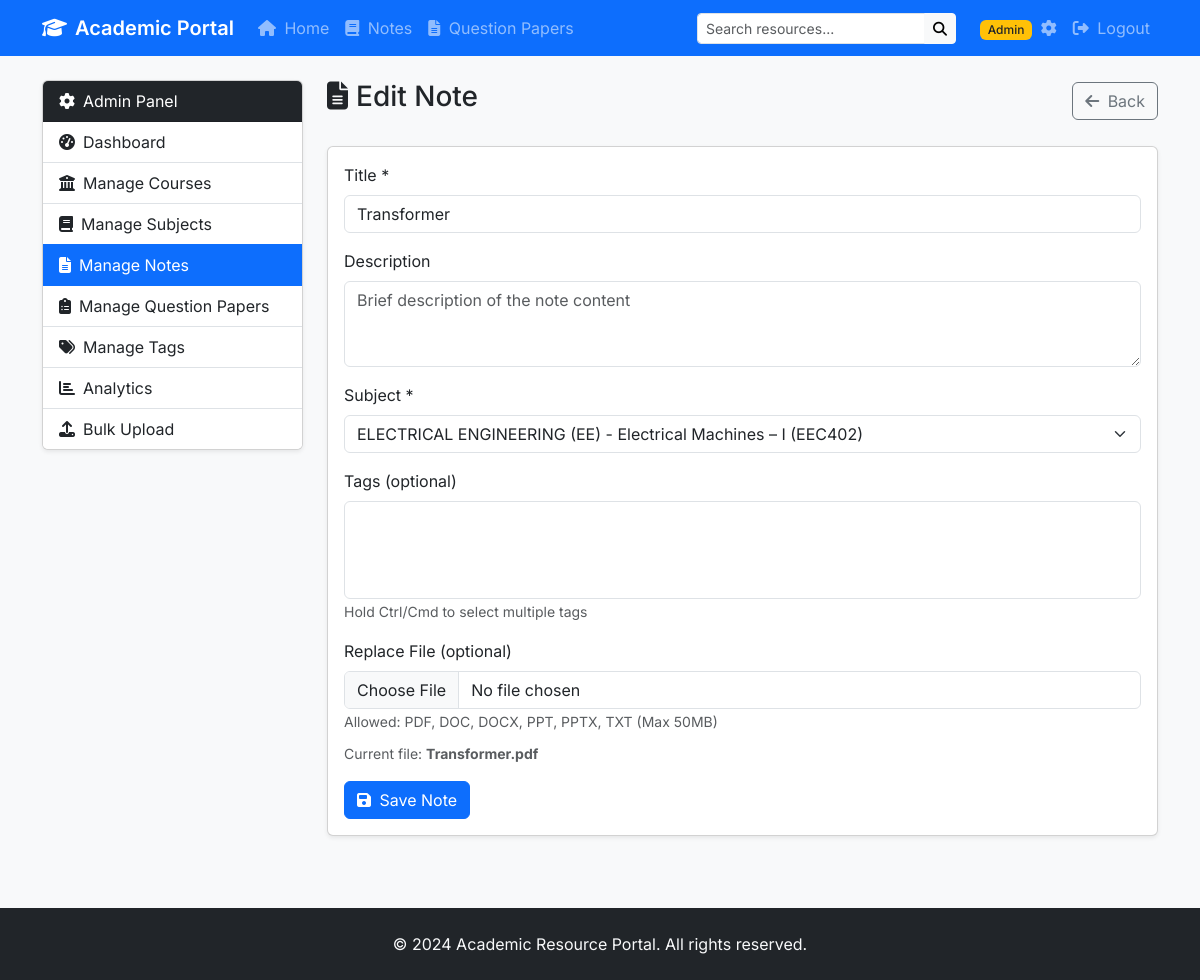
/admin/notes/edit/10 (signed in), run on the app's committed database.
### models.py (models this page shows, shortened)
class Note(db.Model):
    id = db.Column(db.Integer, primary_key=True)
    title = db.Column(db.String(200), nullable=False)
    description = db.Column(db.Text)
    filename = db.Column(db.String(255), nullable=False)
    original_filename = db.Column(db.String(255), nullable=False)
    file_size = db.Column(db.Integer)
    subject_id = db.Column(db.Integer, db.ForeignKey('subject.id'), nullable=False)
    uploaded_at = db.Column(db.DateTime, default=datetime.utcnow)
    download_count = db.Column(db.Integer, default=0)
    tags = db.relationship('Tag', secondary='note_tags', backref=db.backref('notes', lazy='dynamic'))

### routes.py (the view, shortened to what this page needs)
@app.route('/admin/notes/edit/<int:note_id>', methods=['GET', 'POST'])
@login_required
def admin_edit_note(note_id):
    note = Note.query.get_or_404(note_id)
    form = NoteEditForm(obj=note)
    subjects = Subject.query.join(Course).order_by(Course.name, Subject.name).all()
    form.subject_id.choices = [(s.id, f"{s.course.name} - {s.name}") for s in subjects]
    form.tag_ids.choices = [(t.id, t.name) for t in Tag.query.order_by(Tag.name).all()]
    if request.method == 'GET':
        form.tag_ids.data = [t.id for t in note.tags]
    return render_template('admin/note_form.html', form=form, title='Edit Note', note=note)

### forms.py
class NoteEditForm(FlaskForm):
    title = StringField('Title', validators=[DataRequired(), Length(max=200)])
    description = TextAreaField('Description')
    subject_id = SelectField('Subject', coerce=int, validators=[DataRequired()])
    tag_ids = SelectMultipleField('Tags', coerce=int)
    file = FileField('Replace File (optional)', validators=[
        FileAllowed(['pdf', 'doc', 'docx', 'ppt', 'pptx', 'txt'], 'Only PDF, Word, PowerPoint and Text files allowed!')
    ])

### routes.py (called while the page is built)
@login_manager.user_loader
def load_user(user_id):
    return Admin.query.get(int(user_id))

### templates/admin/note_form.html (shortened to what this page needs)
{% extends "admin/base_admin.html" %}
{% block admin_content %}
<div class="d-flex justify-content-between align-items-center mb-4">
    <h3><i class="fas fa-file-alt me-2"></i>{{ title }}</h3>
    <a href="{{ url_for('admin_notes') }}" class="btn btn-outline-secondary">
        <i class="fas fa-arrow-left me-1"></i> Back
    </a>
</div>
<div class="card shadow-sm">
    <div class="card-body">
        <form method="post" enctype="multipart/form-data">
            <div class="mb-3">
                <label for="title" class="form-label">Title *</label>
                {{ form.title(class="form-control", placeholder="e.g., Chapter 1 - Introduction to Algorithms") }}
            </div>
            <div class="mb-3">
                <label for="description" class="form-label">Description</label>
                {{ form.description(class="form-control", rows="3", placeholder="Brief description of the note content") }}
            </div>
            <div class="mb-3">
                <label for="subject_id" class="form-label">Subject *</label>
                {{ form.subject_id(class="form-select") }}
            </div>
            <div class="mb-3">
                <label for="tag_ids" class="form-label">Tags (optional)</label>
                {{ form.tag_ids(class="form-select", multiple=True, size="4") }}
                <small class="text-muted">Hold Ctrl/Cmd to select multiple tags</small>
            </div>
            <div class="mb-3">
                <label for="file" class="form-label">
                    {% if note %}
                    Replace File (optional)
                    {% else %}
                    File *
                    {% endif %}
                </label>
                <div class="input-group">
                    {{ form.file(class="form-control") }}
                </div>
                <small class="text-muted">Allowed: PDF, DOC, DOCX, PPT, PPTX, TXT (Max 50MB)</small>
                {% if note %}
                <div class="mt-2">
                    <small class="text-muted">Current file: <strong>{{ note.original_filename }}</strong></small>
                </div>
                {% endif %}
            </div>
            <button type="submit" class="btn btn-primary">
                <i class="fas fa-save me-1"></i> Save Note
            </button>
        </form>
    </div>
</div>
{% endblock %}

### static/css/style.css (style rules this page uses)
body { font-family: 'Inter', sans-serif; background-color: #f8f9fa; min-height: 100vh; display: flex; flex-direction: column; }

### data on the page
Note: title "Transformer", subject_id "ELECTRICAL ENGINEERING (EE) - Electrical Machines – I (EEC402)", original_filename "Transformer.pdf"

### other printed values
{{ title }} "Edit Note"
